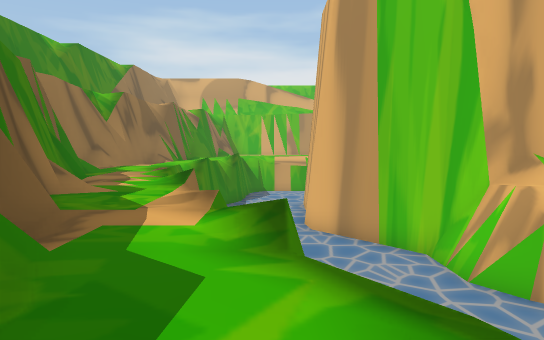
View 1 (above)

22 first-person views from a walk through a 3-D level made in the Unity game engine. The camera is 1.4 m above the floor, tilts 4° down and sees 70° across. The floor is counted in squares, 2 m on a side. Each view is taken from the middle of a square. On the plan, view 1 faces up. The plan holds only what a view shows up to about 11 squares ahead; the rest is blank. The place goes on beyond the plan.

View 2
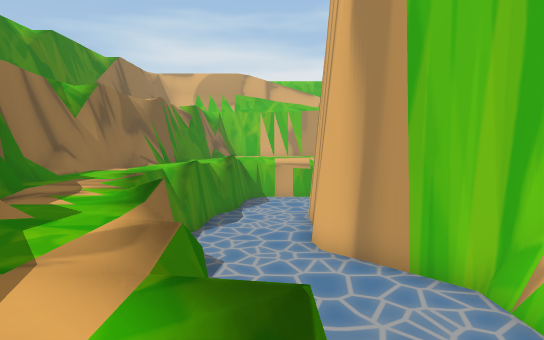

View 3
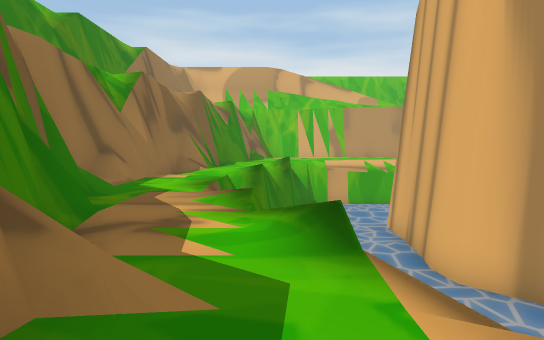

View 4
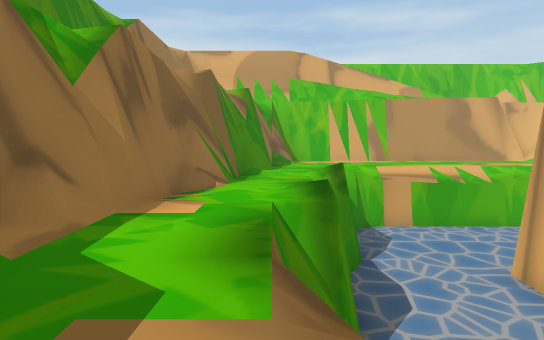

View 5
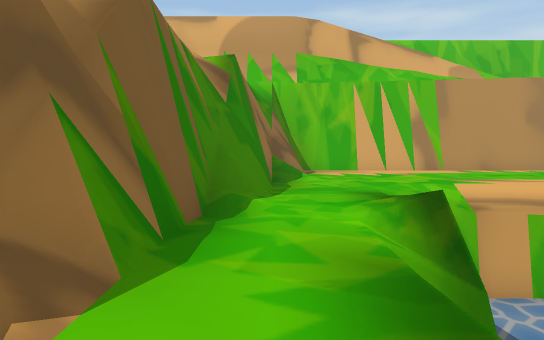

View 6
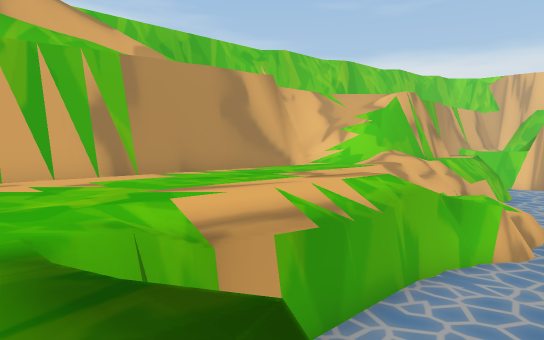

View 7
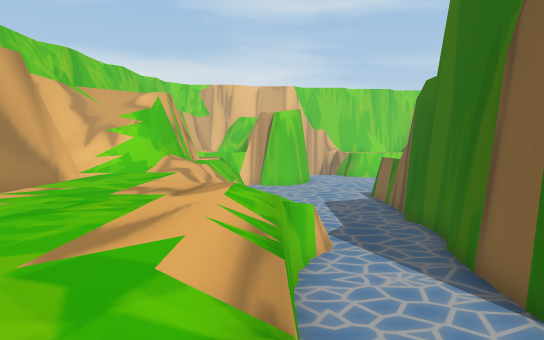

View 8
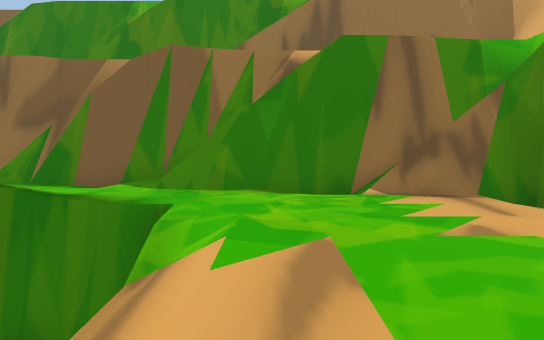

View 9
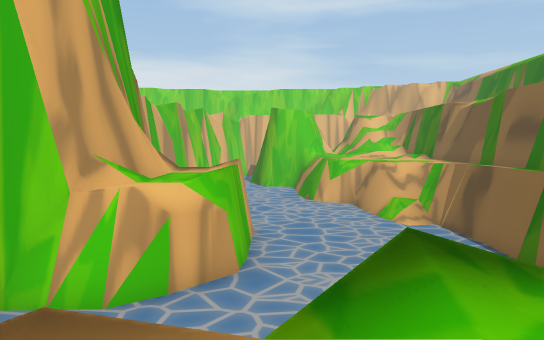

View 10
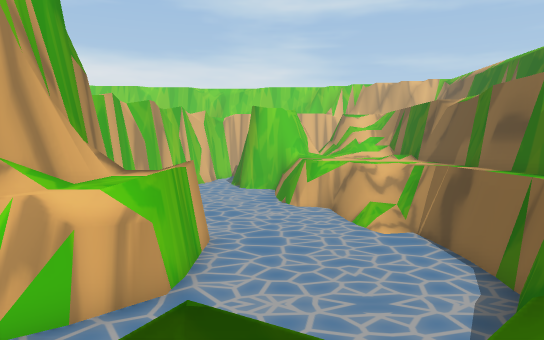

View 11
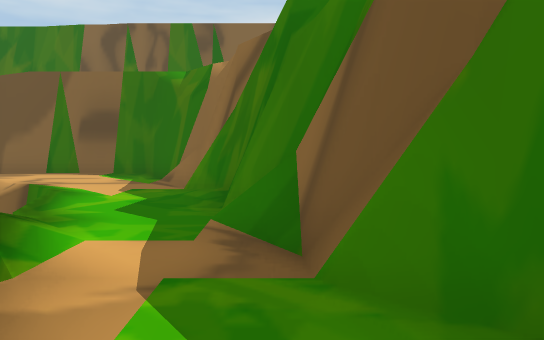

View 12
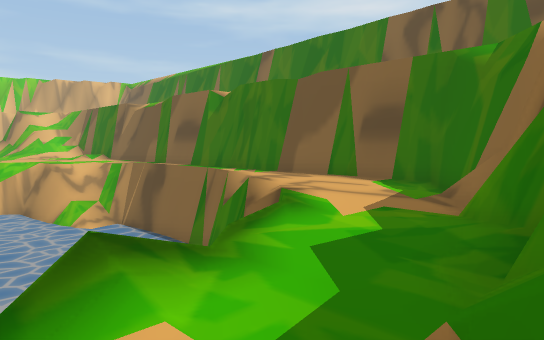

View 13
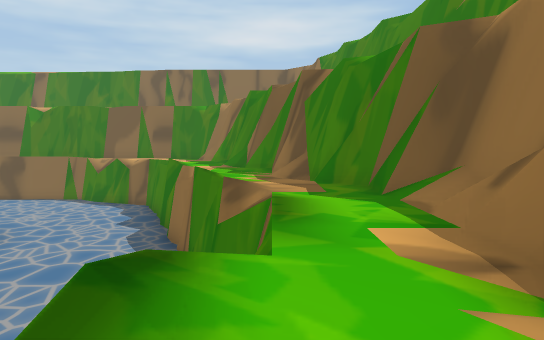

View 14
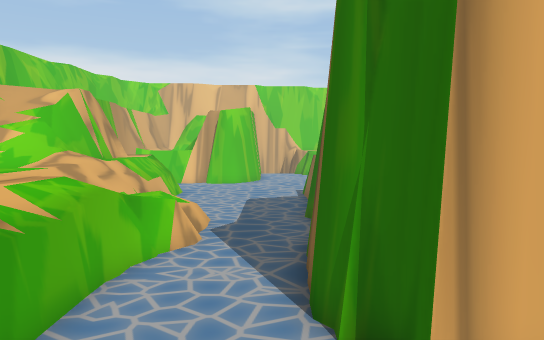

View 15
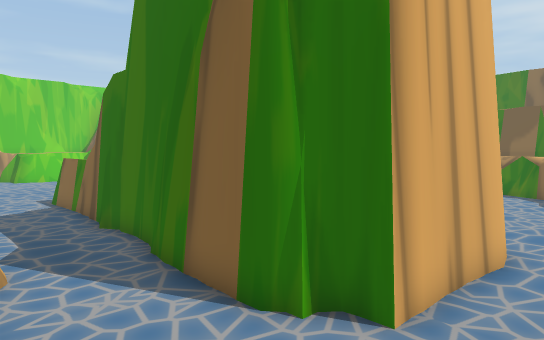

View 16
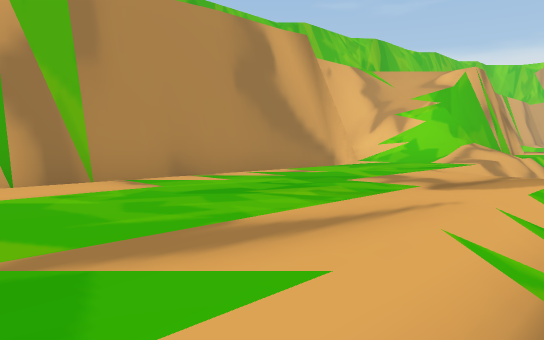

View 17
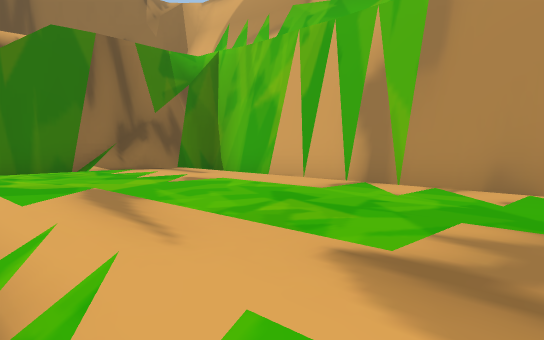

View 18
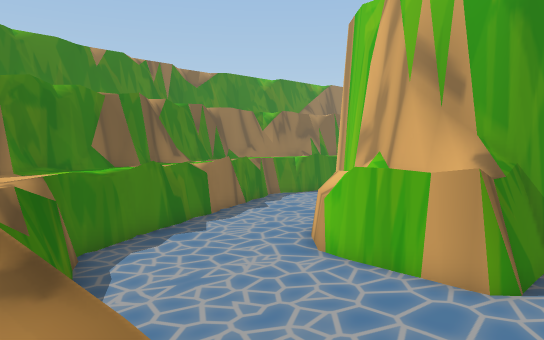

View 19
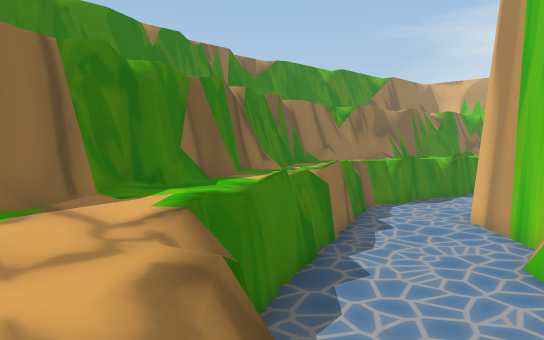

View 20
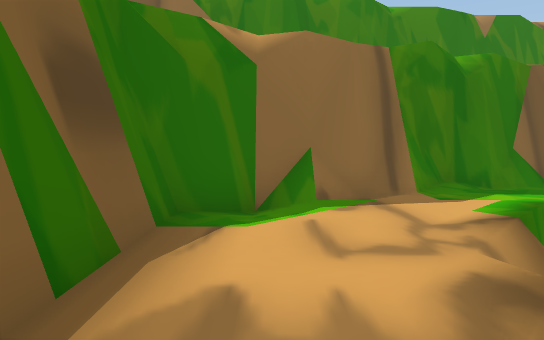

View 21
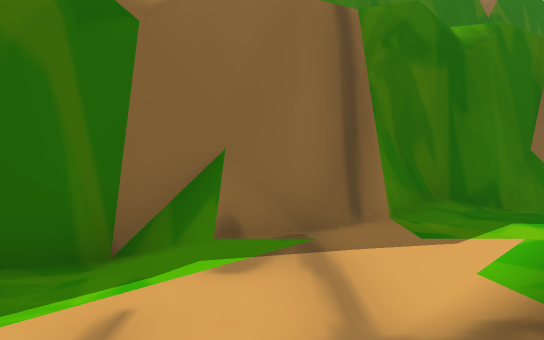

View 22
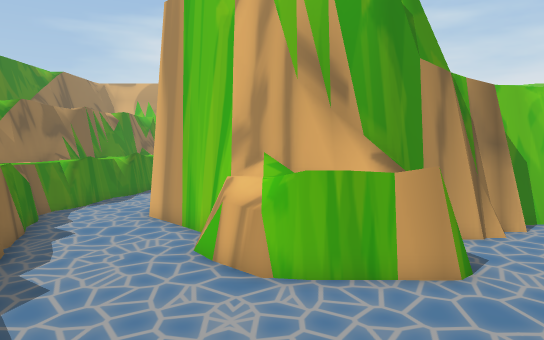

### Floor plan
Key: @ floor where view 1 was taken; # wall or solid block; . main floor; - floor 3.25 m lower than the main floor; : floor 4.75 m higher than the main floor; + floor 5 m higher than the main floor; * floor 10 m higher than the main floor; / step, stairs or slope; = window, fence, low wall or low ledge; ≈ liquid the walk keeps out of; v drop or lower ground.
Columns run from 9 left of view 1 to 10 right of it. Each row starts with its distance up from view 1.
 27           ///
 26   /v######vv=
 25   v#///////     ###/
 24   #  /v##########///
 23   #  /#/////////////
 22  /v  /#.........///#
 21  /v  /v........//==v
 20  v#  /v......./
 19  ##  #/.//////////
 18  #  /v/.≈≈≈≈≈≈≈≈≈≈≈
 17  #  /v./≈≈≈≈≈≈≈≈≈≈≈≈
 16  #  ##./≈≈≈≈≈≈≈≈≈≈≈≈
 15 ##  #/.v≈≈≈######≈##
 14 #  /#//≈≈≈##    ###
 13    /#..≈≈≈#
 12    ##.v≈≈≈#
 11    #/.v≈≈≈##
 10    v#..≈≈≈≈##
  9    /#..≈≈≈≈≈#
  8     ##.v≈≈≈≈##    ##
  7     /#..≈≈≈≈≈######≈
  6      ##.v≈≈≈≈v.=##≈≈
  5  v   ##./≈≈≈≈≈vv##≈≈
  4  *v  :#/.≈≈≈≈≈≈≈≈≈≈≈
  3       v#./≈≈≈≈≈≈≈≈≈≈
  2       +#..≈≈≈≈≈≈≈≈≈≈
  1   v    #..v≈≈≈≈≈≈≈≈≈
  0   *#   v#@./≈≈≈≈≈≈-/
 -1        /#=..//≈≈≈vv#
 -2         /#..........
 -3         /##vvvvvvvvv
 -4          :////// ///

Where each view was taken, in squares from view 1:
view 1: 0 up, 0 right, facing up
view 2: 2 up, 0 right, facing up
view 3: 4 up, 2 left, facing up
view 4: 8 up, 3 left, facing up
view 5: 13 up, 3 left, facing up
view 6: 16 up, 2 left, facing up-right
view 7: 19 up, 2 left, facing right
view 8: 20 up, 3 right, facing left
view 9: 4 up, 2 left, facing right
view 10: 3 up, 1 left, facing right
view 11: 6 up, 2 left, facing down
view 12: 4 up, 2 left, facing down-right
view 13: 15 up, 3 left, facing down
view 14: 16 up, 2 left, facing right
view 15: 19 up, 1 left, facing down-right
view 16: 19 up, 0 right, facing up-right
view 17: 19 up, 4 right, facing up-left
view 18: 2 down, 10 right, facing up-left
view 19: 2 down, 5 right, facing up-left
view 20: 2 down, 5 right, facing left
view 21: 1 down, 3 right, facing left
view 22: 2 down, 5 right, facing up
